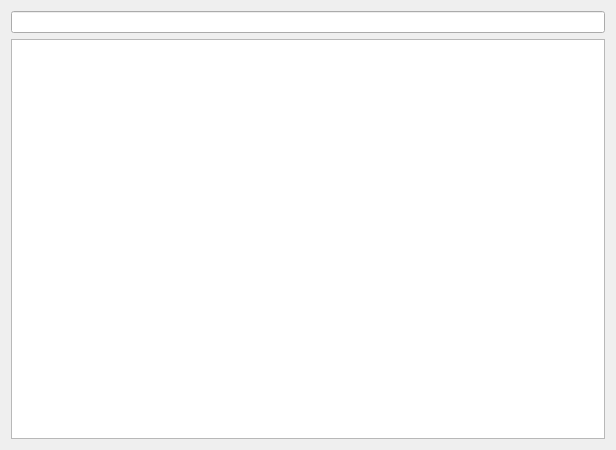
<?xml version="1.0" encoding="UTF-8"?>
<ui version="4.0">
 <class>PageLibs</class>
 <widget class="QWizardPage" name="PageLibs">
  <property name="geometry">
   <rect>
    <x>0</x>
    <y>0</y>
    <width>616</width>
    <height>450</height>
   </rect>
  </property>
  <property name="windowTitle">
   <string>WizardPage</string>
  </property>
  <property name="title">
   <string>Libs</string>
  </property>
  <layout class="QVBoxLayout" name="verticalLayout">
   <item>
    <widget class="QLineEdit" name="lineEditFilterOption">
     <property name="clearButtonEnabled">
      <bool>true</bool>
     </property>
    </widget>
   </item>
   <item>
    <widget class="QTableView" name="tableViewOptions">
     <property name="editTriggers">
      <set>QAbstractItemView::CurrentChanged|QAbstractItemView::DoubleClicked</set>
     </property>
     <attribute name="horizontalHeaderStretchLastSection">
      <bool>true</bool>
     </attribute>
    </widget>
   </item>
  </layout>
 </widget>
 <resources/>
 <connections/>
</ui>
